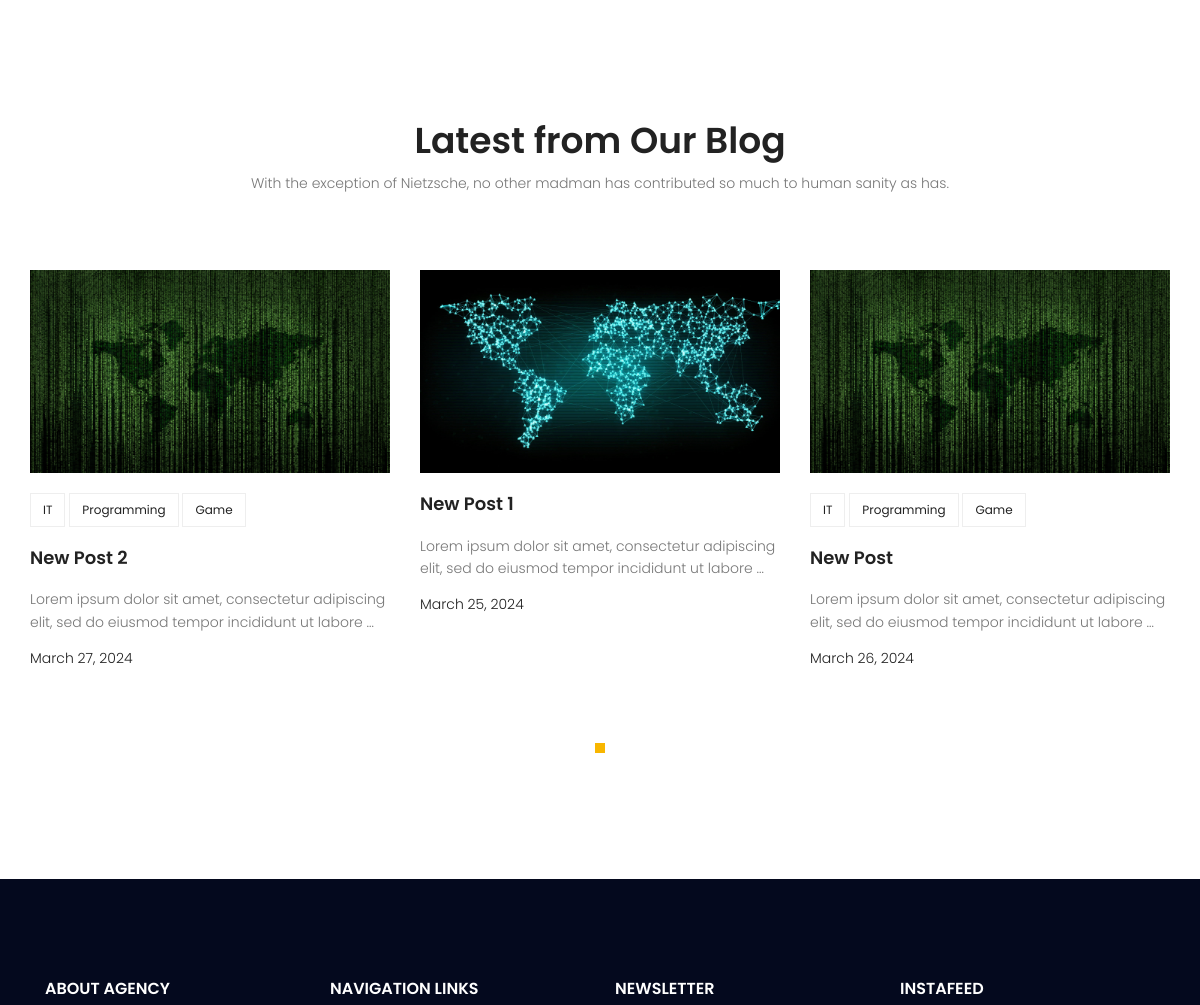
Before: / (middle part) with the older database file.
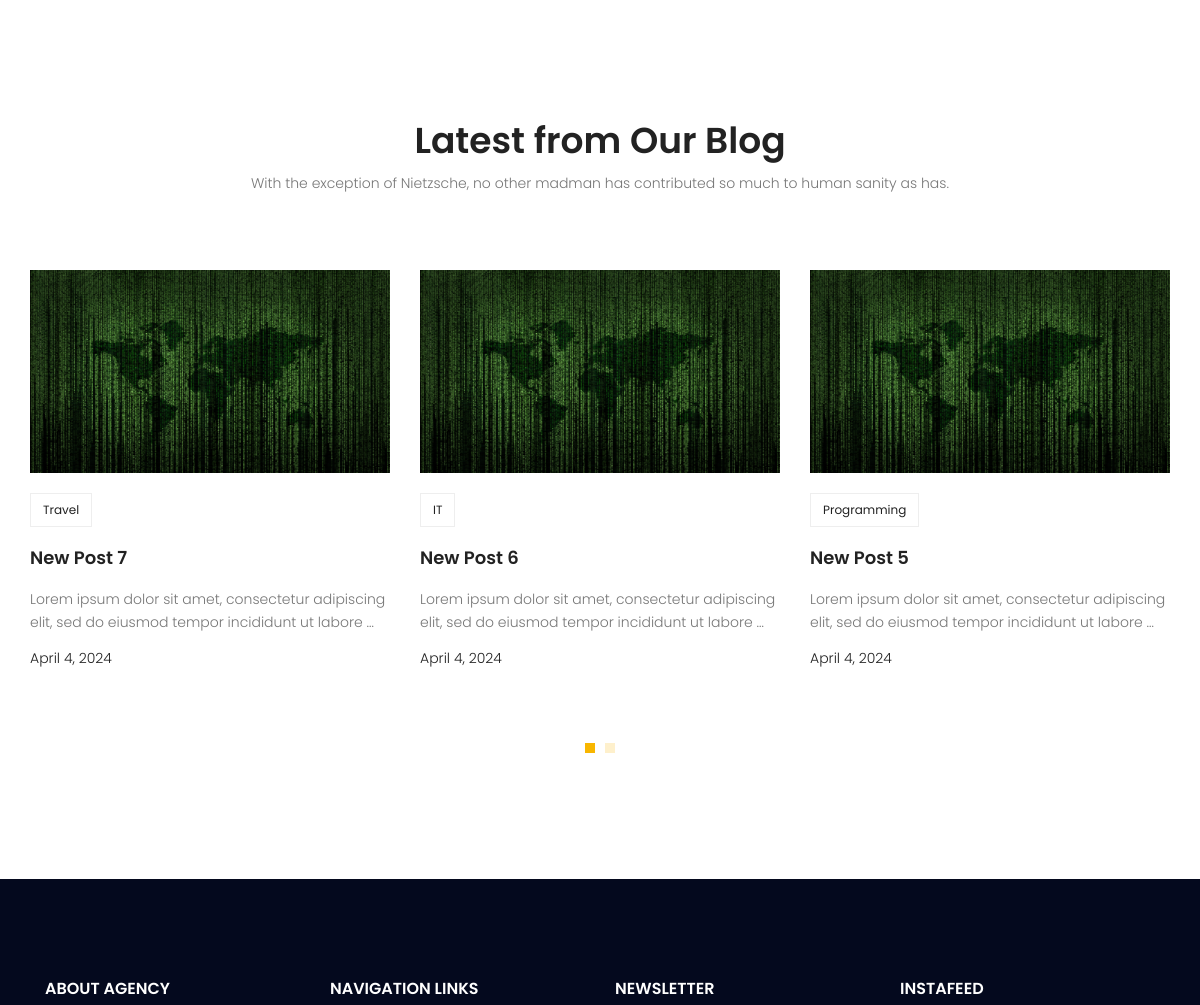
After: the same page with the newer database file.
### blog/models.py (models this page shows, shortened)
class Post(models.Model):
    Author = models.ForeignKey(User, on_delete=models.SET_NULL, null=True)
    Title = models.CharField(max_length=255)
    Content = models.TextField()
    Image = models.ImageField(upload_to='Blog/Images', default='default.jpg')
    Category = models.ManyToManyField(Category)
    Tags = models.IntegerField(default=0)
    Counted_Views = models.IntegerField(default=0)
    Status = models.BooleanField(default=True)
    Publish_date = models.DateField()
    Publish_time = models.TimeField(default="00:00:00")
    Created_date = models.DateField(auto_now_add=True)
    Updated_date = models.DateField(auto_now=True)

class Category(models.Model):
    Name = models.CharField(max_length=255)
    def __str__(self):
        return self.Name

### website/views.py (the view)
# urls.py: path('', index_page, name='index'),
def index_page(request):
    return render(request, "web/index.html")

### website/templatetags/Website_Tags.py (called while the page is built)
@register.inclusion_tag('web/Latest_Posts_Carousel.html')
def get_latest_post():
    current_date = timezone.now().date()
    lt_posts = Post.objects.filter(Status=True, Publish_date__lte=current_date).order_by('-id')[:6]
    return {'Posts': lt_posts}

### Templates/web/index.html (shortened to what this page needs)
{% extends 'base.html' %}
{% load static %}
{% load Website_Tags %}
{% block content %}
<html lang="">
<body>
<section class="recent-blog-area section-gap">
    <div class="container">
        <div class="row d-flex justify-content-center">
            <div class="menu-content pb-60 col-lg-9">
                <div class="title text-center">
                    <h1 class="mb-10">Latest from Our Blog</h1>
                    <p>With the exception of Nietzsche, no other madman has contributed so much to human sanity as
                        has.</p>
                </div>
            </div>
        </div>
        {% get_latest_post %}
    </div>
</section>
</body>
</html>
{% endblock %}

### Templates/web/Latest_Posts_Carousel.html (shortened to what this page needs)
<!DOCTYPE html>
{% load static %}
<html lang="en">
<head>
</head>
<body>
<div class="row">
    <div class="active-recent-blog-carusel">
        {% for posts in Posts %}
            <div class="single-recent-blog-post item">
                <div class="thumb">
                    <img class="img-fluid" src="{{ posts.Image.url }}" alt="">
                </div>
                <div class="details">
                    <div class="tags">
                        <ul>
                            {% for cats in posts.Category.all %}
                                <li>
                                    <a href="#">{{ cats }}</a>
                                </li>
                            {% endfor %}
                        </ul>
                    </div>
                    <a href={% url 'single_blog' posts.id %}><h4 class="title">{{ posts.Title }}</h4></a>
                    <p>
                        {{ posts.Content|truncatewords:15 }}
                    </p>
                    <h6 class="date">{{ posts.Publish_date }}</h6>
                </div>
            </div>
        {% endfor %}
    </div>
</div>
</body>
</html>

Changed rows visible on the page:
no longer on this page (row edited): Post: Image (placeholder picture), Title "New Post 2", Content "Lorem ipsum dolor sit amet, consectetur adipiscing elit, sed do eiusmod tempor incididunt ut labore …", Publish_date "March 27, 2024", Category (Name "IT"), Category (Name "Programming")
no longer on this page (row unchanged): Category: Name "Game"
no longer on this page (row edited): Post: Image (picture), Title "New Post 1", Content "Lorem ipsum dolor sit amet, consectetur adipiscing elit, sed do eiusmod tempor incididunt ut labore …", Publish_date "March 25, 2024"
no longer on this page (row edited): Post: Image (picture), Title "New Post", Content "Lorem ipsum dolor sit amet, consectetur adipiscing elit, sed do eiusmod tempor incididunt ut labore …", Publish_date "March 26, 2024", Category (Name "IT"), Category (Name "Programming")
added Post: Image (placeholder picture), Title "New Post 7", Content "Lorem ipsum dolor sit amet, consectetur adipiscing elit, sed do eiusmod tempor incididunt ut labore …", Publish_date "April 4, 2024"
added Category: Name "Travel", shown under "New Post 7"
added Post: Image (placeholder picture), Title "New Post 6", Content "Lorem ipsum dolor sit amet, consectetur adipiscing elit, sed do eiusmod tempor incididunt ut labore …", Publish_date "April 4, 2024", Category (Name "IT")
added Post: Image (placeholder picture), Title "New Post 5", Content "Lorem ipsum dolor sit amet, consectetur adipiscing elit, sed do eiusmod tempor incididunt ut labore …", Publish_date "April 4, 2024", Category (Name "Programming")
